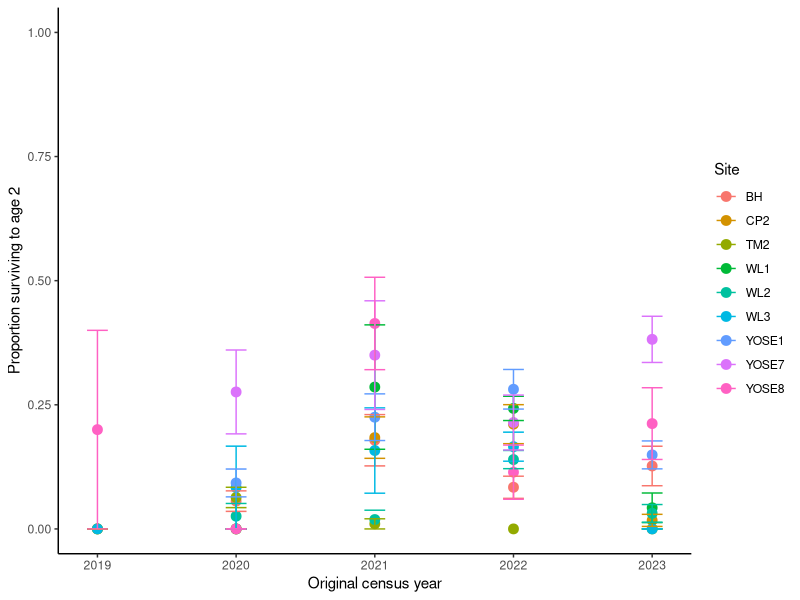
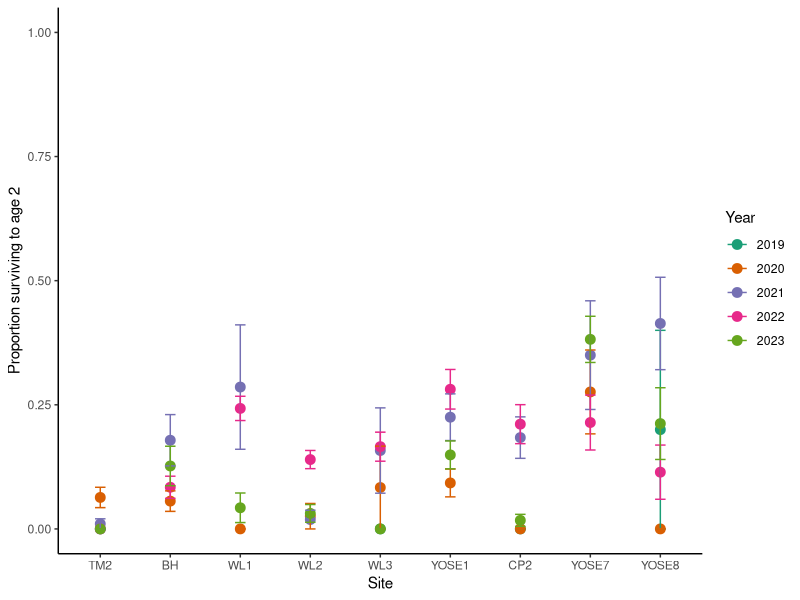
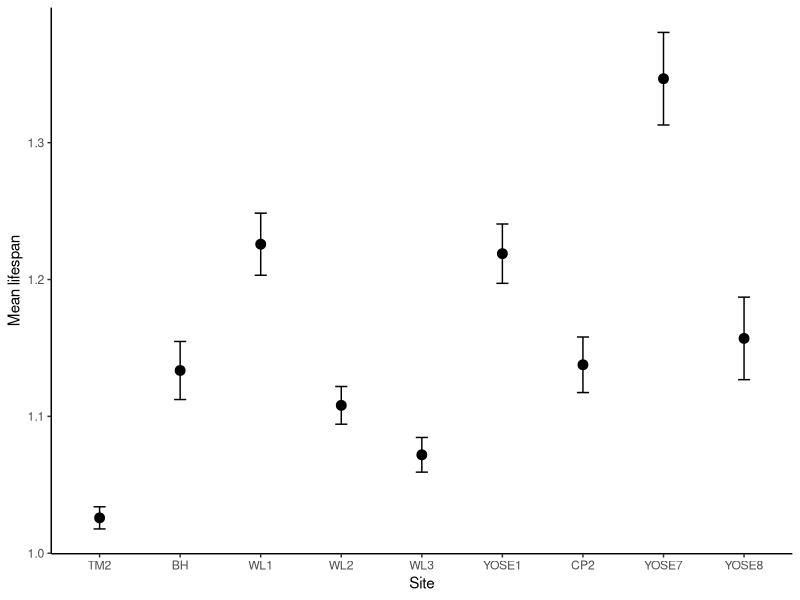
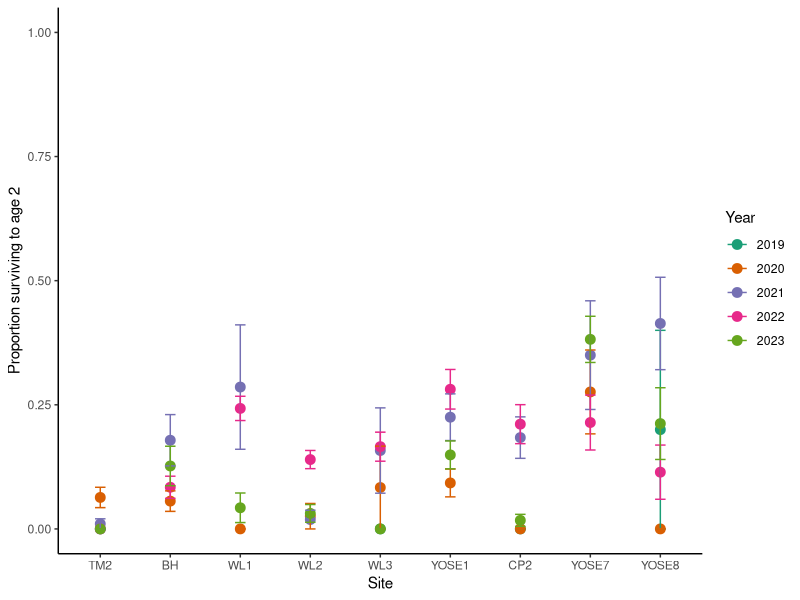
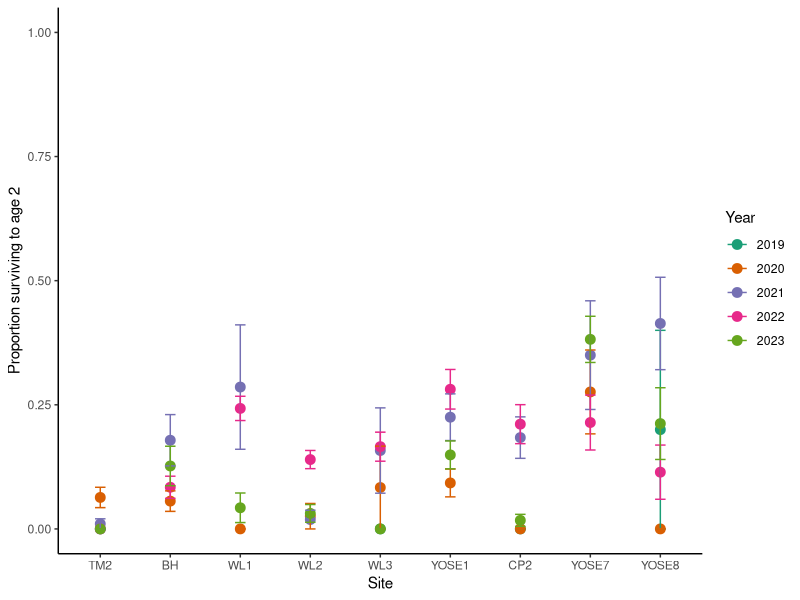

Write R code to recreate these figures, in order.
## ---- chunk 1
knitr::opts_chunk$set(echo = TRUE)
## ---- chunk 2
library(dplyr)
library(tidyverse)
library(ggplot2)
library(lubridate)
## ---- chunk 3
sem <- function(x, na.rm=FALSE) {           #for calculating standard error
  sd(x,na.rm=na.rm)/sqrt(length(na.omit(x)))
} 
## ---- chunk 4
alldat = read_csv("../input/Cleaned/AllSites_cleaned.csv")
summary(alldat)
## ---- chunk 5
all_survival <- alldat %>%
  mutate(plant_id = paste(Site, Transect_plot, Quad, original_census_year, Band_color, Band_num, sep = "_"), #need to update plant_id with original census year
         alive = as.integer(!is.na(Phenology) & Phenology != "X")) %>%
  arrange(plant_id, Census_year) %>%
  group_by(plant_id) %>%
mutate(age = row_number(),
       next_year = Census_year + 1,
       alive_next_year = lead(alive),
         survived_to_next = as.integer(next_year == Census_year + 1 & alive == 1 & alive_next_year == 1)) %>%
  ungroup()
## ---- chunk 6
check_survival <- all_survival %>%
  arrange(plant_id, Census_year) %>%
  group_by(plant_id) %>%
  mutate(Pheno_next = lead(Phenology)) %>%
  ungroup() %>%
  filter(is.na(Phenology), !is.na(Pheno_next), Pheno_next != "X")

#WL2_201C_0_2021_orange_87 was not relocated in one year but came back in the following year. It also has 2 rows in 2022 where one row says Nonexistent and the other row has data. But the coordinates of the plant location are the same in addition to the band color and number
#Remove row for WL2_201C_0.0_2021_orange_87 with Note= Nonexistant b/c it is a duplicate row
all_survival <- all_survival %>%
  filter(!(plant_id == "WL2_201C_0.0_2021_orange_87" &
           Notes == "Nonexistant"))  


#BH_2_3.5_2020_red_38 has 2 entries in 2020 where one has pheno NA and the other has pheno V, censused on the same day but entered 2 days apart
#BH_DP_NA_2020_red_14 also has 2 entries in 2020 where one has pheno NA and the other has pheno P
#YOSE8_2_2.5_2021_red_46 was first censused in 2021 but in 2022, the coordinates were updated so there are 2 rows for the plant in 2022 (one with the original coordinates and one with the updated coordinates)

all_survival %>%
    filter(plant_id %in% c("WL2_201C_0.0_2021_orange_87", "BH_2_3.5_2020_red_38", "BH_DP_NA_2020_red_14", "YOSE8_2_2.5_2021_red_46")) %>%
    View()

#Remove the empty duplicate rows for the 3 BH and YOSE8 individuals 
#all_survival <- all_survival %>%
 # filter(!(plant_id %in% c("BH_2_3.5_2020_red_38", "BH_DP_NA_2020_red_14", #"YOSE8_2_2.5_2021_red_46") & is.na(Phenology)))

#check only the WL2_201C is remaining as an issue - YES!
all_survival %>%
  arrange(plant_id, Census_year) %>%
  group_by(plant_id) %>%
  mutate(Pheno_next = lead(Phenology)) %>%
  ungroup() %>%
  filter(is.na(Phenology), !is.na(Pheno_next), Pheno_next != "X") %>%
  View()
## ---- chunk 7
unique(all_survival$Phenology)

all_survival %>%
  filter(Phenology %in% c("*", "A", "XX", "S", NA)) %>%
  View()
#Note for row with * = *found plant in this spot that looks like a perennial, the BB is lost, we tagged it #58 and took data
#Note for row with A = not found, disturbed by small mammals/gophers
#Notes for rows with NA = rattlesnake on this transcet not surveying, band missing/missing band, not found, missing, plant and band not found, Plant and tag NRL, No data taken, 
#No note for XX, I think this should just be X
#Protocol says S should only be for TM2, but this individual with S was measured at YOSE1

#update phenology *, A, XX, and S to dead = X
all_survival <- all_survival %>%
  mutate(Phenology = if_else(Phenology %in% c("*", "A", "XX", "S"), "X", Phenology))

#next need to update phenology for plants that were not relocated to X. This is tricky because the notation for plants that were not relocated varies a lot!

all_survival <- all_survival %>%
  mutate(Phenology = if_else(Notes %in% c("band missing", "missing band", "missing", "plant and band not found", "no plant or band found", "plant missing", "plant missing, band missing", "plant not found", "Not found", "not found", "no plant/band", "no plant", "Plant & Tag NRL", "NRL"), "X", Phenology))

#save updated survival dataframe
write.csv(all_survival, "../input/Cleaned/AllSites_cleaned_survival.csv", row.names = FALSE)
## ---- chunk 8
table(all_survival$Site, all_survival$original_census_year)
table(all_survival$Band_color)

#add max census year for each site?
max_year = max(all_survival$Census_year) #Currently all sites have the same max census year, but in future will need to adapt this (WL2 has 2025 and will have 2026 data)

#remove plants that first appeared in 2024 (or latest census year) and were not observed beyond age 1
#Jenny notes - I don't think we want to remove plants not observed beyond age 1?  Left it in for now, but probably want to remove that
prep_survival_by_year <- all_survival %>%
  group_by(Site, plant_id, original_census_year) %>%
  summarise(max_age = max(age),
            survived_to_age2 = as.integer(any(age == 2 & alive == 1)),
            .groups = "drop") %>%
  filter(!(original_census_year == max_year & max_age == 1)) %>%
  ungroup()

dim(prep_survival_by_year) 
dim(all_survival)

#summarize by year
survival_by_year <- prep_survival_by_year %>%
  group_by(Site, original_census_year) %>%
  summarize(survival = mean(survived_to_age2),
            survival_se = sem(survived_to_age2),
            n=n(),
            .groups = "drop") 

#order by elevation
survival_by_year$siteorder <- factor(survival_by_year$Site, levels = c("TM2", "BH", "WL1", "WL2", "WL3", "YOSE1", "CP2", "YOSE7", "YOSE8"))

## ---- chunk 9
#plot survival differences across years and sites
survival_by_year_tograph = survival_by_year %>%
  filter(!(original_census_year == 2024)) #for sites except WL2, 2024 is the last year

ggplot(survival_by_year_tograph, aes(x=original_census_year, y= survival, group = Site, color = Site)) +
  geom_point(size = 3) +
  geom_errorbar(aes(ymin=survival - survival_se,
                    ymax = survival + survival_se),
                width = 0.15) +
  scale_y_continuous(limits = c(0, 1)) +
  labs(
    x = "Original census year",
    y = "Proportion surviving to age 2"
  ) +
  theme_classic() 

#with site on X

ggplot(survival_by_year_tograph, aes(x=siteorder, y= survival, group = as.factor(original_census_year), color = as.factor(original_census_year))) +
  geom_point(size = 3) +
  geom_errorbar(aes(ymin=survival - survival_se,
                    ymax = survival + survival_se),
                width = 0.15) +
  scale_y_continuous(limits = c(0, 1)) +
  labs(
    x = "Site",
    y = "Proportion surviving to age 2",
    color = "Original census year"
  ) +
  scale_color_brewer(palette = "Dark2") +
  theme_classic() + labs(color = "Year") #+ ylim(0,0.75)

ggsave("../plots/Year2Survival_bysiteandyear.jpg", width = 10, height = 6, dpi = 300)
ggsave("../plots/Year2Survival_bysiteandyear.pdf", width = 10, height = 6, dpi = 300)
## ---- chunk 10
#filter to live plants and get max age
all_lifespan <- all_survival %>%
                filter(alive == 1) %>%
                filter(original_census_year < 2024) %>%
              #for sites except WL2, 2024 is the last year, so we don't know if this is their lifespan or not? Might need to filter earlier
                group_by(plant_id, Site, Transect_plot, Quad) %>% #took out census year, since that makes duplicate plants.  Prob can't look at lifespan through time
                summarize(lifespan = max(age, na.rm=T))
  
  
all_meanlifespan <- all_lifespan %>%
                 group_by(Site) %>%
                 summarize(mean_lifespan = mean(lifespan),
                 lifespan_se = sem(lifespan),
                n=n(),
                .groups = "drop")  
   

#order by elevation
all_meanlifespan$siteorder <- factor(all_meanlifespan$Site, levels = c("TM2", "BH", "WL1", "WL2", "WL3", "YOSE1", "CP2", "YOSE7", "YOSE8"))


ggplot(all_meanlifespan, aes(x=siteorder, y= mean_lifespan)) +
  geom_point(size = 3) +
  geom_errorbar(aes(ymin=mean_lifespan - lifespan_se,
                    ymax = mean_lifespan + lifespan_se),
                width = 0.15) +
  #scale_y_continuous(limits = c(0, 1)) +
  labs(
    x = "Site",
    y = "Mean lifespan"
  ) +
 # scale_color_brewer(palette = "Dark2") +
  theme_classic() + labs(color = "Year") #+ ylim(0,0.75)

#ggsave("../plots/lifespan_bysiteandyear.jpg", width = 10, height = 6, dpi = 300)
#ggsave("../plots/lifespan_bysiteandyear.pdf", width = 10, height = 6, dpi = 300)

#could make this a box and whisker?
